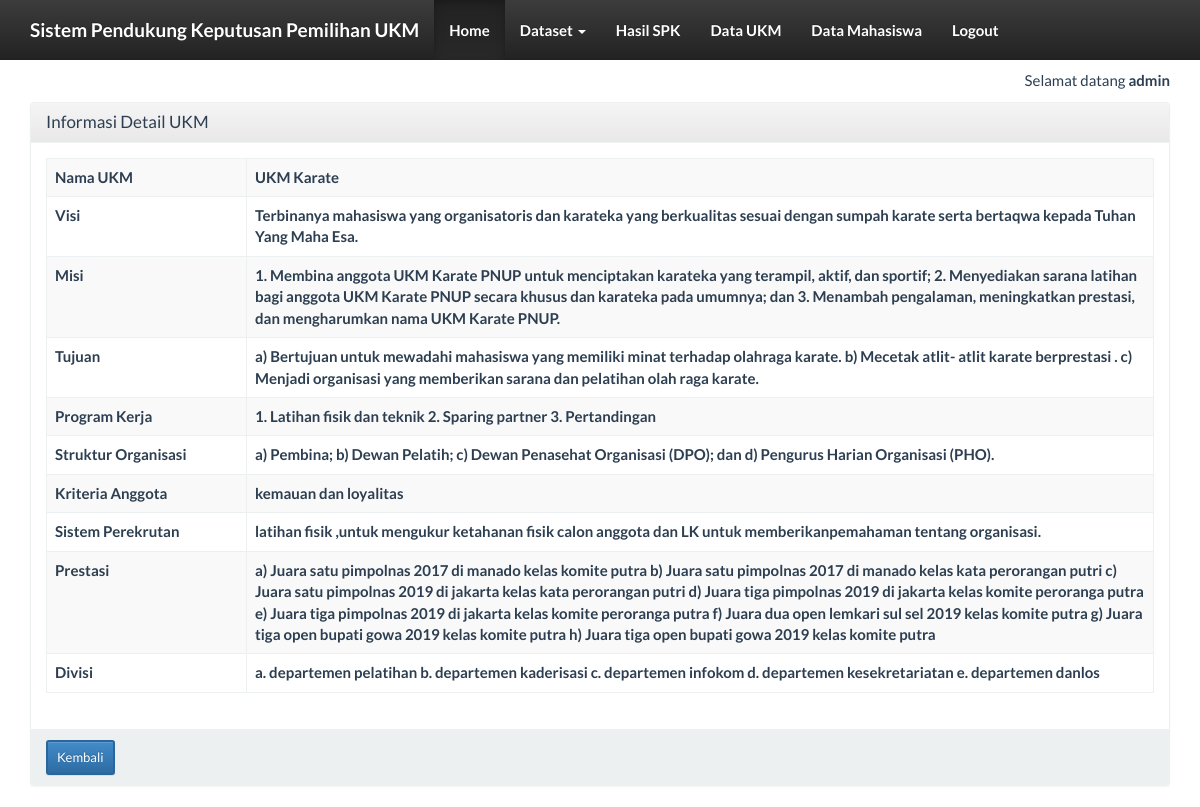
The page /index_admin.php?page=data_ukm&actions=detail&id=2 (signed in) on the database its author committed.
### tables this page shows
CREATE TABLE `tb_data_ukm` (
  `id` int(11) NOT NULL,
  `nama_ukm` varchar(50) DEFAULT NULL,
  `visi` varchar(500) DEFAULT NULL,
  `misi` varchar(1000) DEFAULT NULL,
  `tujuan` varchar(500) DEFAULT NULL,
  `proker` varchar(1000) DEFAULT NULL,
  `struktur_org` varchar(500) DEFAULT NULL,
  `kriteria_ang` varchar(100) DEFAULT NULL,
  `sistem_rekrut` varchar(1000) DEFAULT NULL,
  `prestasi` varchar(500) DEFAULT NULL,
  `divisi` varchar(1000) DEFAULT NULL,
  `about` varchar(1000) DEFAULT NULL,
  `foto` varchar(200) DEFAULT NULL
);

### db/database.php (called while the page is built, shortened)
<?php
class database {
    private $servername;
    private $user_db;
    private $password_db;
    private $database;
    private $koneksi;
    function database() {
        return $this->connect_db();
    }
    function load_conf_db() {
        $path = dirname(__FILE__) . '/koneksi.php';
        if (file_exists($path)) {
            $conf = include $path;
            $this->servername = @$conf['host'];
            $this->database = @$conf['dbname'];
            $this->user_db = @$conf['username'];
            $this->password_db = @$conf['password'];
        }
    }
    public function connect_db() {
        $this->koneksi = mysqli_connect($this->servername, $this->user_db, $this->password_db, $this->database);
        return $this->koneksi;
    }
    function db_query($sql) {
        $conn = $this->koneksi;
        return mysqli_query($conn, $sql);
    }
    function db_fetch_array($result) {
        return mysqli_fetch_array($result);
    }
}
?>

### db/koneksi.php (called while the page is built)
<?php
return array(
    'host' => "localhost",
    'username' => "root",
    'password' => "",
    'dbname' => "spk_ukm",
);
?>

### views/data_ukm_detail.php (the view)
<?php
require 'db/database.php';
?>
<div class="container">
    <div class="row">
        <div class="col-xs-12">
            <div class="panel panel-default">
                <div class="panel-heading">
                    <h3 class="panel-title">Informasi Detail UKM</h3>
                </div>
                <div class="panel-body">
                    <?php
                    $db_object = new database();
                    $sql = "SELECT *FROM tb_data_ukm WHERE id='" . $_GET ['id'] . "'";
                    $query = $db_object->db_query($sql);
                     while ($data = $db_object->db_fetch_array($query)) {
                    ?>
                    <table class="table table-bordered table-striped table-hover">
                        <tr>
                            <td width="200">Nama UKM</td> <td><?= $data['nama_ukm'] ?></td>
                        </tr>
                        <tr>
                            <td>Visi</td> <td><?= $data['visi'] ?></td>
                        </tr>
                        <tr>
                            <td>Misi</td> <td><?= $data['misi'] ?></td>
                        </tr>
						<tr>
                            <td>Tujuan</td> <td><?= $data['tujuan'] ?></td>
                        </tr>
                        <tr>
                            <td>Program Kerja</td> <td><?= $data['proker'] ?></td>
                        </tr>
                        <tr>
                            <td>Struktur Organisasi</td> <td><?= $data['struktur_org'] ?></td>
                        </tr>
						<tr>
                            <td>Kriteria Anggota</td> <td><?= $data['kriteria_ang'] ?></td>
                        </tr>
						<tr>
                            <td>Sistem Perekrutan</td> <td><?= $data['sistem_rekrut'] ?></td>
                        </tr>
						<tr>
                            <td>Prestasi</td> <td><?= $data['prestasi'] ?></td>
                        </tr>
						<tr>
                            <td>Divisi</td> <td><?= $data['divisi'] ?></td>
                        </tr>
                    </table>
                </div>
                <div class="panel-footer">
                    <a href="?page=data_ukm&actions=tampil" class="btn btn-primary btn-sm">
                        Kembali </a>
                </div>
            </div>
        </div>
    </div>
</div>
<?php } ?>

### index_admin.php (style rules this page uses)
body { margin-top:70px; }

### rows shown on the page
tb_data_ukm: nama_ukm "UKM Karate", visi "Terbinanya mahasiswa yang organisatoris dan karateka yang berkualitas sesuai dengan sumpah karate serta bertaqwa kepada Tuhan Yang Maha Esa.", misi "1. Membina anggota UKM Karate PNUP untuk menciptakan karateka yang terampil, aktif, dan sportif; 2. Menyediakan sarana latihan bagi anggota UKM Karate PNUP secara khusus dan karateka pada umumnya; dan 3. Menambah pengalaman, meningkatkan prestasi, dan mengharumkan nama UKM Karate PNUP.", tujuan "a) Bertujuan untuk mewadahi mahasiswa yang memiliki minat terhadap olahraga karate. b) Mecetak atlit- atlit karate berprestasi . c) Menjadi organisasi yang memberikan sarana dan pelatihan olah raga karate.", proker "1. Latihan fisik dan teknik 2. Sparing partner 3. Pertandingan", struktur_org "a) Pembina; b) Dewan Pelatih; c) Dewan Penasehat Organisasi (DPO); dan d) Pengurus Harian Organisasi (PHO).", kriteria_ang "kemauan dan loyalitas", sistem_rekrut "latihan fisik ,untuk mengukur ketahanan fisik calon anggota dan LK untuk memberikanpemahaman tentang organisasi.", prestasi "a) Juara satu pimpolnas 2017 di manado kelas komite putra b) Juara satu pimpolnas 2017 di manado kelas kata perorangan putri c) Juara satu pimpolnas 2019 di jakarta kelas kata perorangan putri d) Juara tiga pimpolnas 2019 di jakarta kelas komite peroranga putra e) Juara tiga pimpolnas 2019 di jakarta kelas komite peroranga putra f) Juara dua open lemkari sul sel 2019 kelas komite putra g) Juara tiga open bupati gowa 2019 kelas komite putra h) Juara tiga open bupati gowa 2019 kelas komite putra", divisi "a. departemen pelatihan b. departemen kaderisasi c. departemen infokom d. departemen kesekretariatan e. departemen danlos"

### other values the page prints
$_SESSION['username'] "admin"
